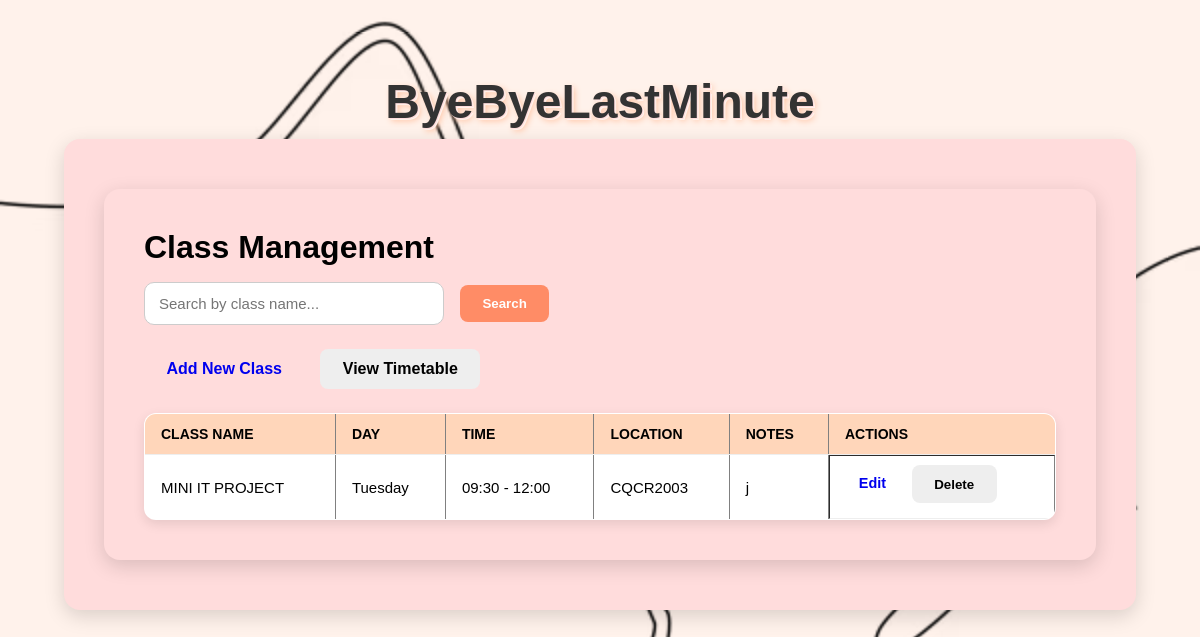
Before: / with the older database file.
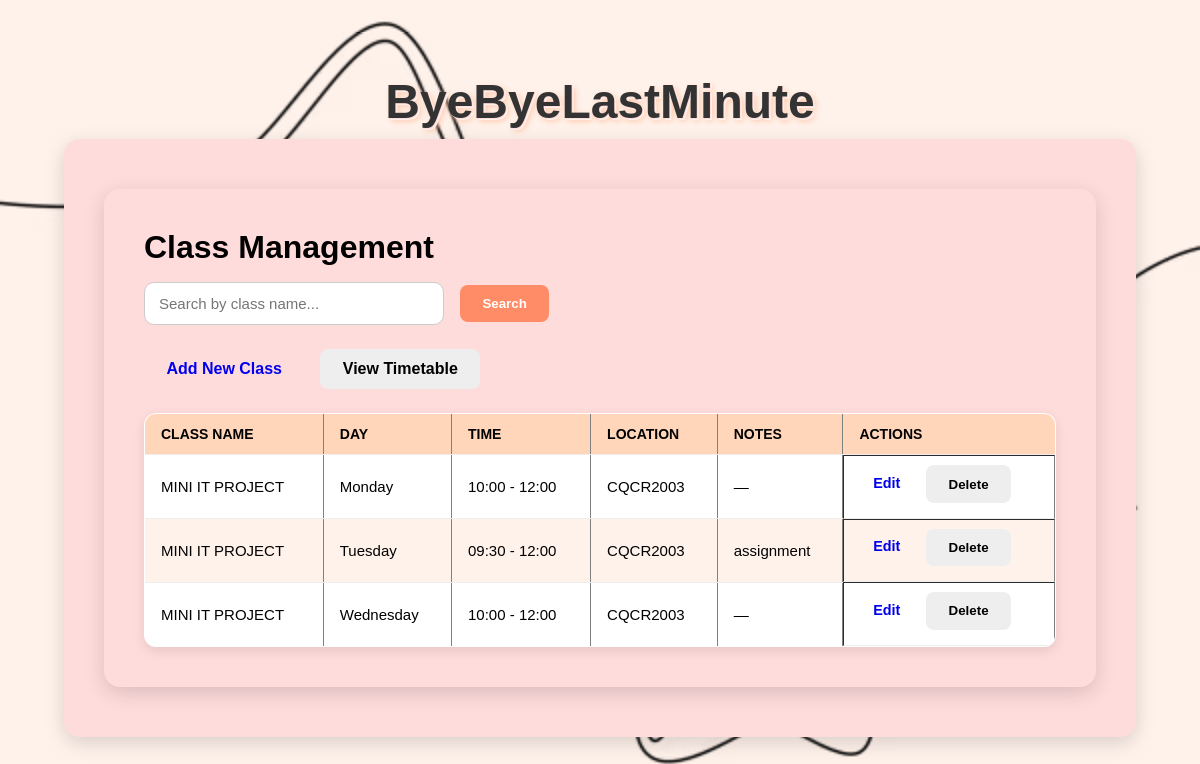
After: the same page with the newer database file.
### tables this page shows
CREATE TABLE classes (
                id INTEGER PRIMARY KEY AUTOINCREMENT,
                name TEXT NOT NULL,
                day TEXT NOT NULL,
                start_time TEXT NOT NULL,
                end_time TEXT NOT NULL,
                location TEXT NOT NULL,
                notes TEXT
            );

### app.py (the view)
@app.route("/", methods=["GET"])
def index():
    search_query = request.args.get("q", "").strip()
    with get_db_connection() as conn:
        if search_query:
            classes = conn.execute(
                "SELECT * FROM classes WHERE name LIKE ? ORDER BY day, start_time",
                (f"%{search_query}%",)
            ).fetchall()
        else:
            classes = conn.execute("SELECT * FROM classes ORDER BY day, start_time").fetchall()
    return render_template("classes.html", classes=classes, search_query=search_query)

### app.py (called while the page is built)
def get_db_connection():
    conn = sqlite3.connect(DB_NAME, timeout=10)
    conn.row_factory = sqlite3.Row
    return conn

### templates/classes.html (shortened to what this page needs)
{% extends "base.html" %}
{% block content %}
  <main class="container">
    <h1>Class Management</h1>
    <form method="GET" class="search-form">
      <input type="text" name="q" placeholder="Search by class name..." value="{{ search_query or '' }}">
      <button type="submit">Search</button>
    </form>
<div class="actions">
  <a href="{{ url_for('add_class') }}" class="button">Add New Class</a>
  <a href="{{ url_for('timetable') }}" class="button secondary">View Timetable</a>
</div>
    {% if classes %}
      <table border="1" cellpadding="8" cellspacing="0">
        <thead>
          <tr>
            <th>Class Name</th>
            <th>Day</th>
            <th>Time</th>
            <th>Location</th>
            <th>Notes</th>
            <th>Actions</th>
          </tr>
        </thead>
        <tbody>
          {% for class in classes %}
            <tr>
              <td>{{ class['name'] }}</td>
              <td>{{ class['day'] }}</td>
              <td>{{ class['start_time'] }} - {{ class['end_time'] }}</td>
              <td>{{ class['location'] }}</td>
              <td>{{ class['notes'] or '—' }}</td>
              <td class="action-buttons" style="position: relative;">
                <a href="{{ url_for('edit_class', class_id=class['id']) }}" class="button small" style="display:inline-block; vertical-align:middle;">Edit</a>
                <form method="POST" action="{{ url_for('delete_class', class_id=class['id']) }}"
                      onsubmit="return confirm('Are you sure you want to delete this class?');"
                      style="display:inline-block; position: relative; top:-3px; margin-left:5px;">
                  <button type="submit" class="secondary small">Delete</button>
                </form>
              </td>
            </tr>
          {% endfor %}
        </tbody>
      </table>
    {% else %}
      <p>No classes found. <a href="{{ url_for('add_class') }}">Add your first class</a>.</p>
    {% endif %}
  </main>
</body>
</html>
{% endblock %}

### templates/base.html (shortened to what this page needs)
<!DOCTYPE html>
<html lang="en">
<head>
  <link rel="stylesheet" href="{{ url_for('static', filename='style.css') }}">
</head>
<body>
  <header class="site-header">
    <h1>ByeByeLastMinute</h1>
  </header>
  <main class="container">
    {% block content %}{% endblock %}
</body>
</html>

### static/style.css (style rules this page uses)
* { margin: 0; padding: 0; box-sizing: border-box; }
html, body { height: 100%; font-family: Arial, sans-serif; background-color: #FFF2EB; background-image: url("Dashboard Background Image.jpg"), url("Dashboard Background Image.avif"); background-repeat: no-repeat; background-size: cover; background-position: center; background-attachment: fixed; color: #000; padding: 2rem; }
.container { max-width: 1100px; width: 100%; margin: 10px auto; padding: 2.5rem; background: #FFDCDC; border-radius: 16px; box-shadow: 0 6px 20px rgba(0,0,0,0.15); }
h1, h2 { margin-bottom: 1rem; color: #000; }
form { display: grid; gap: 1.5rem; }
input, select, textarea { padding: 12px 14px; border-radius: 10px; border: 1px solid #ccc; background: #fff; font-size: 15px; transition: border-color 0.3s; }
.actions { grid-column: span 2; display: flex; gap: 1rem; margin-top: 0.5rem; }
button { padding: 0.7rem 1.4rem; border-radius: 8px; border: none; font-weight: 600; cursor: pointer; transition: background 0.3s; }
button[type="submit"] { background: #ff8c66; color: #fff; }
button.secondary { background: #eee; color: #000; }
.search-form { display: flex; gap: 1rem; margin-bottom: 1.5rem; align-items: center; }
.search-form input { flex: 1; max-width: 300px; }
.actions { margin-bottom: 1.5rem; }
.action-buttons { display: flex; gap: 0.5rem; }
.button { display: inline-block; padding: 0.7rem 1.4rem; border-radius: 8px; border: none; font-weight: 600; cursor: pointer; transition: background 0.3s; text-decoration: none; text-align: center; }
.button.small { padding: 0.4rem 0.8rem; font-size: 0.9rem; }
.button.secondary { background: #eee; color: #000; }
table { width: 100%; border-collapse: collapse; margin-top: 1rem; background: #fff; border-radius: 12px; overflow: hidden; box-shadow: 0 4px 12px rgba(0,0,0,0.1); font-size: 15px; }
thead { background: #FFD6BA; color: #000; text-transform: uppercase; font-weight: bold; font-size: 14px; }
th, td { padding: 12px 16px; text-align: left; border-bottom: 1px solid #eee; }
tbody tr:nth-child(even) { background: #FFF2EB; }
.site-header h1 { font-size: 3rem; font-weight: bold; text-align: center; margin: 10px auto; color: #333333; text-shadow: 1px 1px 0 #FFDCDC, 2px 2px 0 #FFF2EB, 3px 3px 6px #ffc2a1; }

Changed rows visible on the page:
added classes: name "MINI IT PROJECT", day "Monday", start_time "10:00", end_time "12:00", location "CQCR2003", notes "—"
changed classes "Tuesday": notes "j" → "assignment"
added classes: name "MINI IT PROJECT", day "Wednesday", start_time "10:00", end_time "12:00", location "CQCR2003", notes "—"
